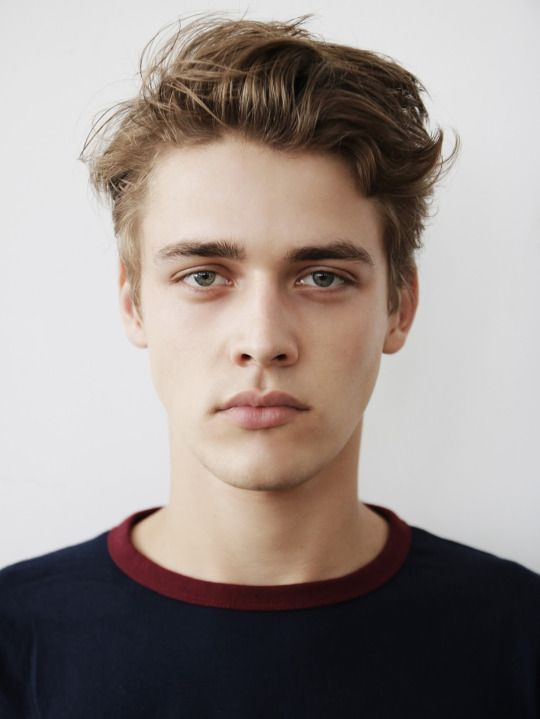
#> input picture Images/Sample_photo.jpg, 540 x 719 px, found by its file name
$ jupyter execute Image_Cartoon.ipynb
#> lines starting #> are read from the running program, lines starting #| are printed output that depends on the picture; after the words box and inside, x2 and y2 are one past the last pixel; in counts of white or black regions, pixels touching at a corner belong together
[cell 1]
from google.colab import drive
drive.mount('/content/drive')

[cell 2]
import cv2 #for image processing
import numpy as np #to store image
import imageio #to read image stored at particular path

import sys
import matplotlib.pyplot as plt
import os
import tkinter as tk
from tkinter import filedialog
from tkinter import *
from PIL import ImageTk, Image

[cell 3]
img = cv2.imread('/content/drive/MyDrive/Sample_photo.jpg')
#> img is the input picture: shape (719, 540, 3); mean B, G, R 138.1, 142.5, 152.7
image2 = cv2.cvtColor(img, cv2.COLOR_BGR2RGB)

[cell 4]
plt.imshow(image2)

[cell 5]
gray_image = cv2.cvtColor(image2, cv2.COLOR_BGR2GRAY)
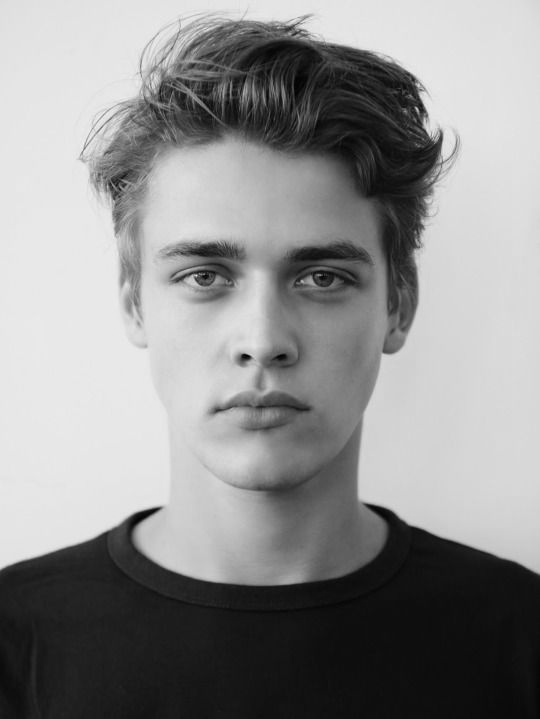
#> gray_image: shape (719, 540); min 0, max 248, mean 142.4

[cell 6]
plt.imshow(gray_image,cmap='gray')

[cell 7]
smooth_gray = cv2.medianBlur(gray_image,5) #have to be odd number
plt.imshow(smooth_gray,cmap='gray')

[cell 8]
get_Edge = cv2.adaptiveThreshold(smooth_gray, 255,
  cv2.ADAPTIVE_THRESH_MEAN_C,
  cv2.THRESH_BINARY, 11,2)
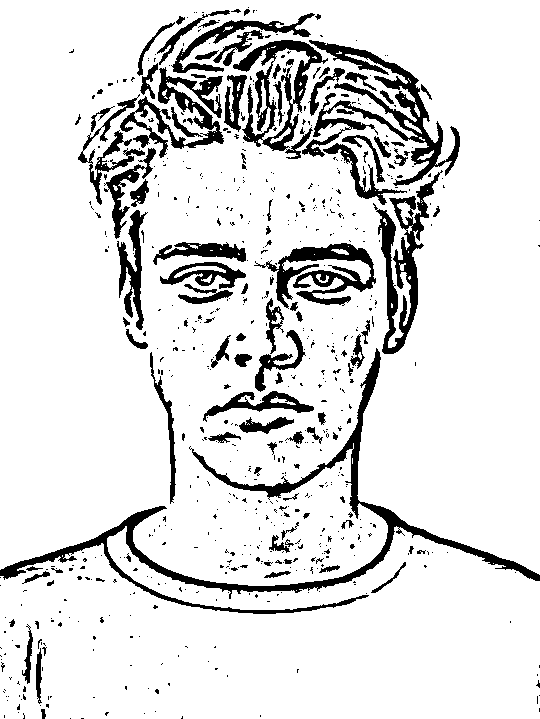
#> get_Edge: shape (719, 540); 87.5% white; 668 black regions (562 under 20 px), largest, box (x1, y1, x2, y2) and area: (0, 348, 540, 614) 8557, (302, 40, 460, 186) 5019, (373, 170, 443, 354) 3526
plt.imshow(get_Edge,cmap='gray')

[cell 9]
color_image = cv2.bilateralFilter(image2, 9, 300, 300)
plt.imshow(color_image,cmap='gray')

[cell 10]
cartoon_image = cv2.bitwise_and(color_image, color_image, mask=get_Edge)
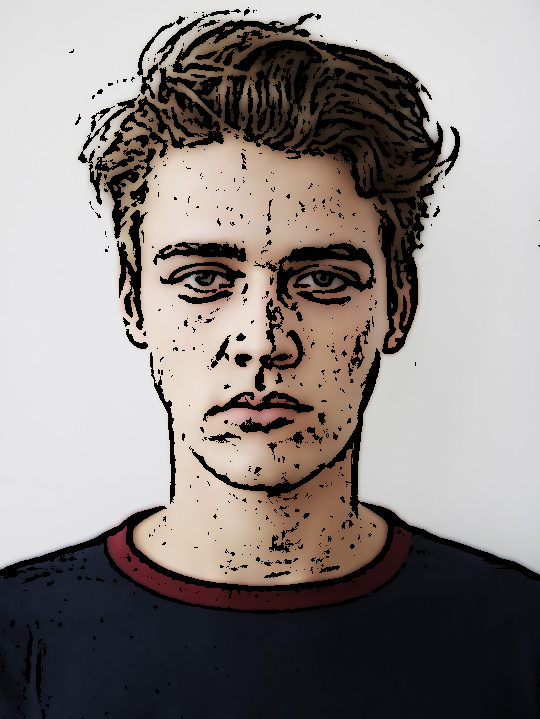
#> cartoon_image: shape (719, 540, 3); mean R, G, B 138.9, 131.6, 128.7
plt.imshow(cartoon_image,cmap='gray')

[cell 11]
f, axarr = plt.subplots(1,2)
axarr[0].imshow(image2)
axarr[0].set_title('Orginal Image')
axarr[1].imshow(cartoon_image)
axarr[1].set_title('Cartoon Image')
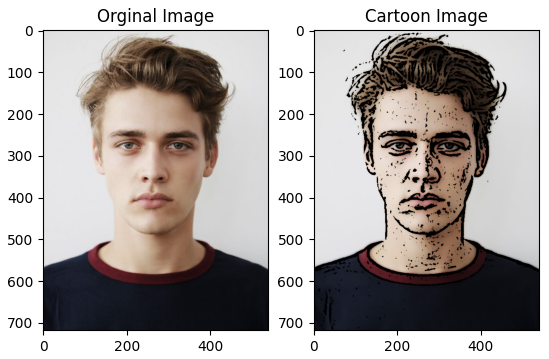
#> figure drawn by matplotlib, 2 panels
